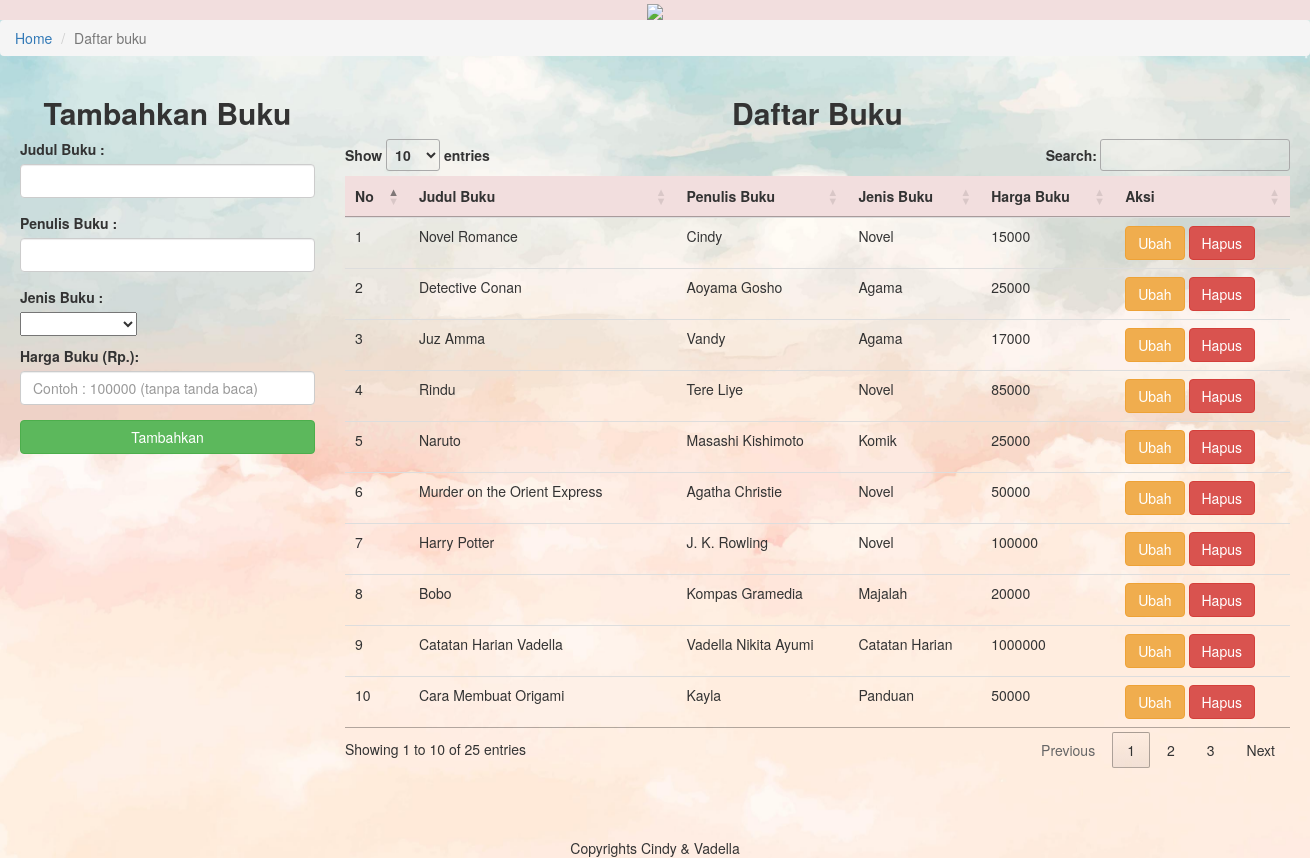
The page / on the database its author committed.
### tables this page shows
CREATE TABLE `buku` (
  `id_buku` int(11) NOT NULL,
  `judul_buku` varchar(100) NOT NULL,
  `penerbit_buku` varchar(100) NOT NULL,
  `genre_buku` varchar(50) NOT NULL,
  `harga_buku` double NOT NULL
);

### index.php (the view, shortened to what this page needs)
<!DOCTYPE html>
<html lang="en">
<head>
	<link rel="stylesheet" href="bootstrap/css/bootstrap.css">
	<link rel="stylesheet" type="text/css" href="style.css">
	<link rel="stylesheet" type="text/css" href="//cdn.datatables.net/1.10.11/css/jquery.dataTables.min.css">
</head>
<body>
	<header class="py-5 bg-danger">
		<center><img src="logo_tb.png" class="img-fluid" width=500px></center>
    </header>
	<nav aria-label="breadcrumb">
    <ol class="breadcrumb">
        <li class="breadcrumb-item"><a href="#">Home</a></li>
        <li class="breadcrumb-item active" aria-current="page">Daftar buku</li>
    </ol>
    </nav>
	<?php
	include('dbconnect.php');
	$query = "SELECT * FROM buku";
	$result = mysqli_query($conn , $query);?>
	<div class="container" style="width: 1300px; padding-top: 0px; padding-bottom: 30px;">
		<div class="row">
		<div class="col-sm-3">
		<h2><b><center>Tambahkan Buku</center></b></h2>
			<form role="form" action="insert.php" method="post">
			<div class="form-group">
			<label>Judul Buku : </label>
			<input type="text" name="judul_bk" class="form-control">
			</div>
			<div class="form-group">
			<label>Penulis Buku : </label>
			<input type="text" name="terbit_bk" class="form-control">
			</div>
			<p>
			<label for="genre_bk">Jenis Buku : </label><br>
			<select name="genre_bk">
				<option select=" "></option>
				<option>Agama</option>
			</select>
			</p>
			<div class="form-group">
			<label>Harga Buku (Rp.): </label>
			<input type="text" name="harga_bk" class="form-control" placeholder="Contoh : 100000 (tanpa tanda baca)">
			</div>
			<button type="submit" class="btn btn-success btn-block">Tambahkan</button>
</form>
</div>
</body>
</html>
		<div class="col-sm-9">
		<h2><b><center>Daftar Buku</center></b></h2>
		<table class="table table table-hover dtabel">
		<thead class="bg-danger text-black">
			<tr>
			<th>No</th>
			<th>Judul Buku</th>
			<th>Penulis Buku</th>
			<th>Jenis Buku</th>
			<th>Harga Buku</th>
			<th>Aksi</th>
			</tr>
			</thead>
		<tbody>
		<?php
			$no = 1;
			while ($row = mysqli_fetch_assoc($result)) {?>
			<tr>
			<td><?php echo $no++; ?></td>
			<td><?php echo $row['judul_buku']; ?></td>
			<td><?php echo $row['penerbit_buku']; ?></td>
			<td><?php echo $row['genre_buku']; ?></td>
			<td><?php echo $row['harga_buku']; ?></td>
			<td>
			<a href="editform.php?id=<?php echo $row['id_buku'];?>" class="btn btn-warning" role="button">Ubah</a>
			<a href="delete.php?id=<?php echo $row['id_buku']?>" 	class="btn btn-danger" 	role="button">Hapus</a>
			</td>
			</tr>
		<?php
		}
		?>
		</tbody>
		</table>
		</div>
		<div class="p-2 bg-dark text-white" align=center>Copyrights Cindy & Vadella</div>
</body>
</html>

### style.css (style rules this page uses)
body { background: url(background.jpg) no-repeat center center fixed; -webkit-background-size: cover; -moz-background-size: cover; -o-background-size: cover; background-size: cover; }

### rows shown on the page
buku: judul_buku "Novel Romance", penerbit_buku "Cindy", genre_buku "Novel", harga_buku "15000"
buku: judul_buku "Detective Conan", penerbit_buku "Aoyama Gosho", genre_buku "Agama", harga_buku "25000"
buku: judul_buku "Juz Amma", penerbit_buku "Vandy", genre_buku "Agama", harga_buku "17000"
buku: judul_buku "Rindu", penerbit_buku "Tere Liye", genre_buku "Novel", harga_buku "85000"
buku: judul_buku "Naruto", penerbit_buku "Masashi Kishimoto", genre_buku "Komik", harga_buku "25000"
buku: judul_buku "Murder on the Orient Express", penerbit_buku "Agatha Christie", genre_buku "Novel", harga_buku "50000"
buku: judul_buku "Harry Potter", penerbit_buku "J. K. Rowling", genre_buku "Novel", harga_buku "100000"
buku: judul_buku "Bobo", penerbit_buku "Kompas Gramedia", genre_buku "Majalah", harga_buku "20000"
buku: judul_buku "Catatan Harian Vadella", penerbit_buku "Vadella Nikita Ayumi", genre_buku "Catatan Harian", harga_buku "1000000"
buku: judul_buku "Cara Membuat Origami", penerbit_buku "Kayla", genre_buku "Panduan", harga_buku "50000"
